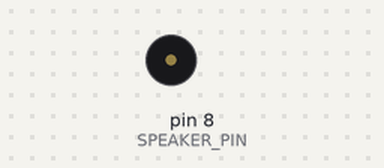
Bench run of a program on a simulated Arduino Mega 2560, built with avr-gcc and run on an emulated ATmega2560. On the bench: buzzer (waves = sounding).

Above: at 1.3 s.
At 20.06 s:
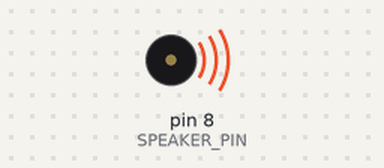
Timing chart, 0 to 20.4 s (numbered marks = the images above):
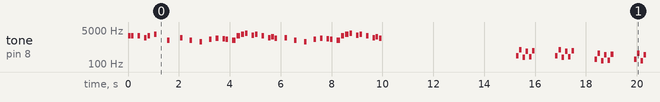

Measured:
- by itself, tone on pin 8 (SPEAKER_PIN): plays 2637 Hz for 0.10 s, 2637 Hz for 0.10 s, 2637 Hz for 0.10 s, 2093 Hz for 0.10 s, 2637 Hz for 0.10 s, 3136 Hz for 0.10 s … (368 notes in this stretch)

The program:

main.cpp
```cpp
#include "Arduino.h"
#include "pitches.h"
#include "melodies.c"


#define SPEAKER_PIN 8
#define PIEZO_PIN 9


void playMelody(int melody[], int tempo[], int melody_size,
		float time_multiplier, int melody_pin) {
	for (int thisNote = 0; thisNote < melody_size; thisNote++) {
		// to calculate the note duration, take one second
		// divided by the note type.
		// e.g. quarter note = 1000 / 4, eighth note = 1000/8,
		// etc.
		int noteDuration = (1000 / tempo[thisNote]) * time_multiplier;
		tone(melody_pin, melody[thisNote], noteDuration);
		// to distinguish the notes, set a minimum
		// time between them.
		// the note's duration + 30% seems to
		// work well:
		int pauseBetweenNotes = noteDuration * 1.30;
		delay(pauseBetweenNotes);
		// stop the tone playing:
		noTone(8);
	}
}

void setup() {
}

void loop() {
	playMelody(melody_mario, tempo_mario, sizeof(melody_mario) / sizeof(int),
		1.2, SPEAKER_PIN);
	delay(5000);
	playMelody(melody_mario_underworld, tempo_mario_underworld,
		sizeof(melody_mario_underworld) / sizeof(int),
		1.2, SPEAKER_PIN);
	delay(5000);
}
```
